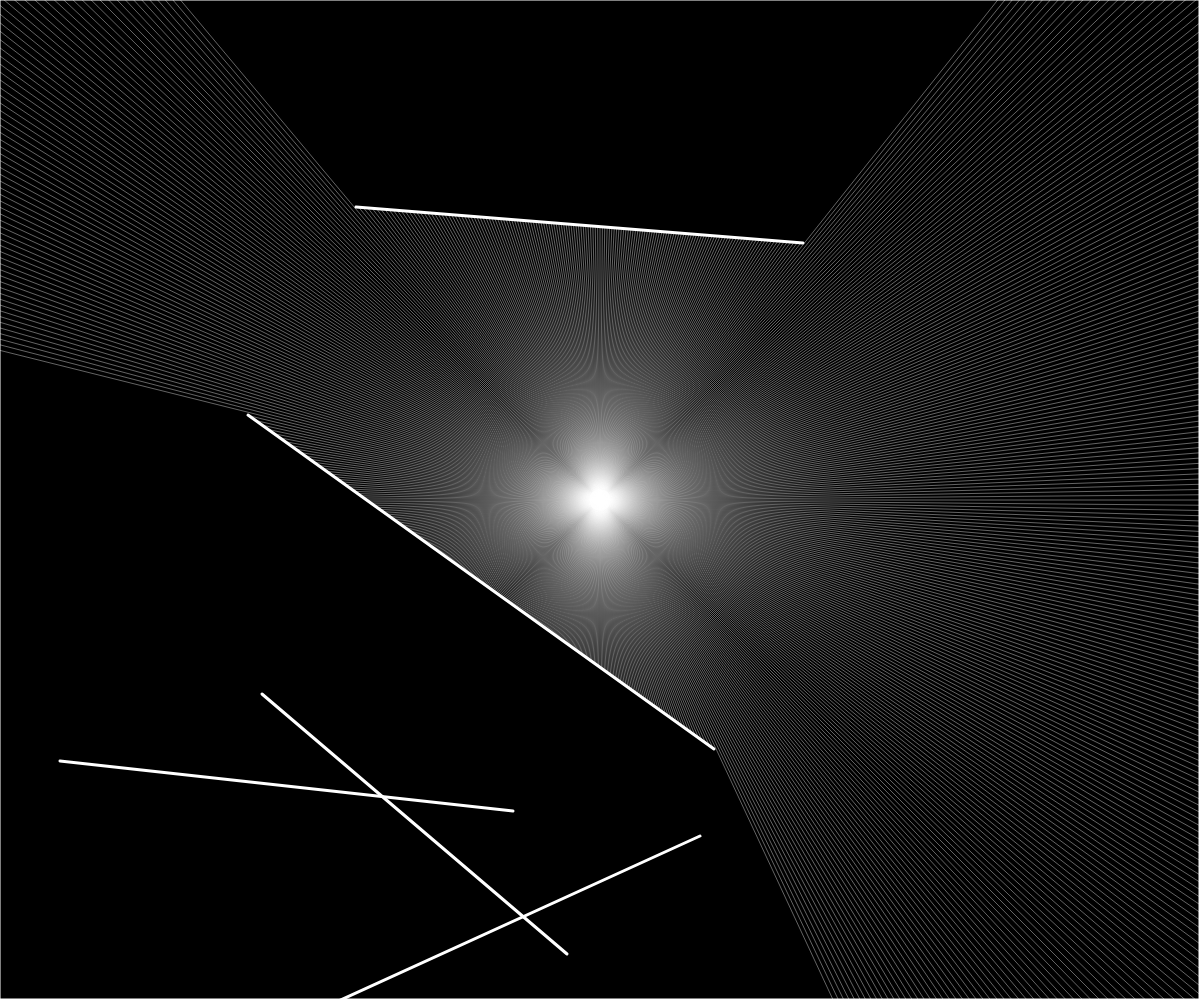
Frame 1 (no input)
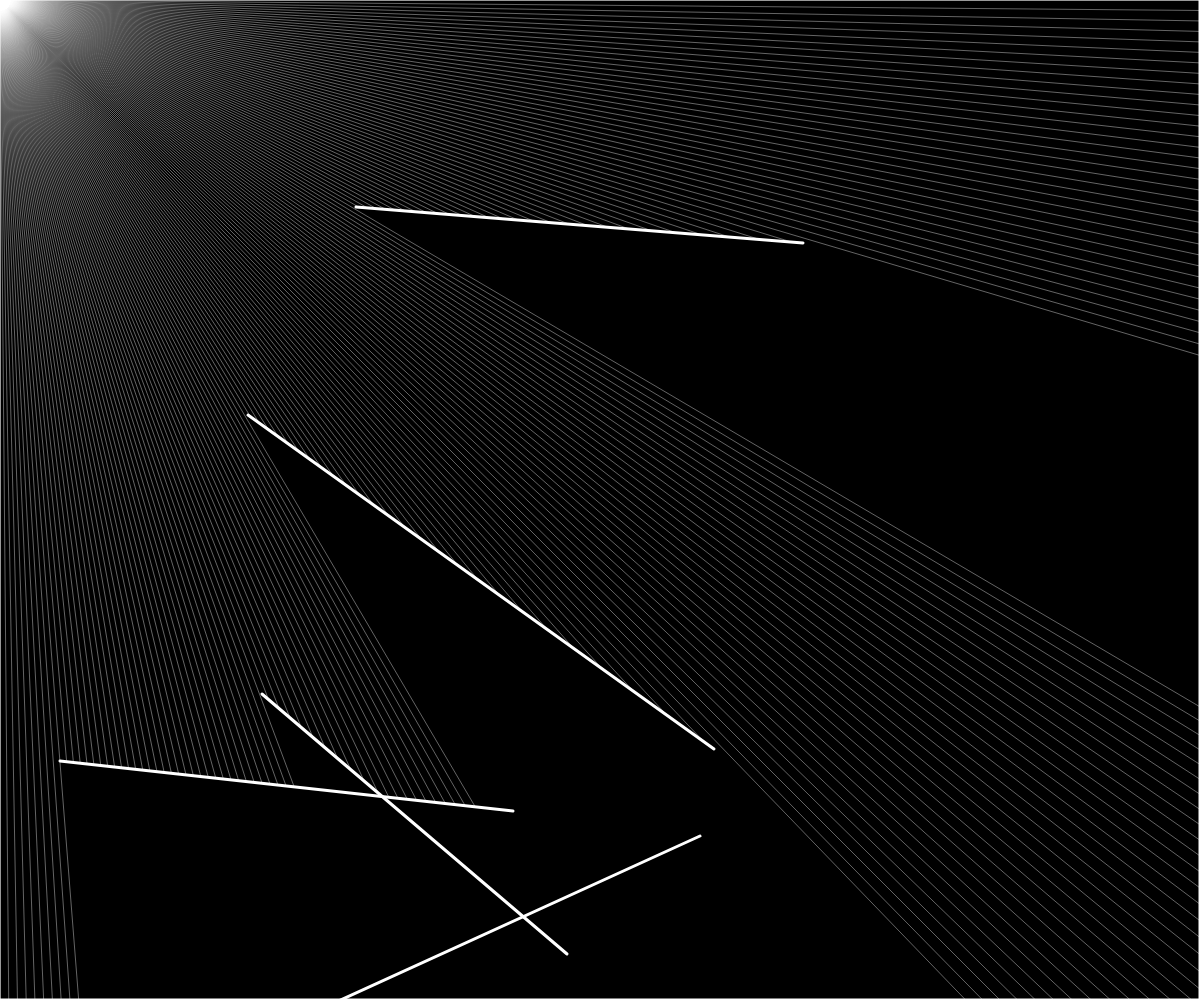
Frame 60 (no input)
Frame 120 (the mouse pressed at the canvas centre since frame 60): identical to frame 1, image omitted

The p5.js sketch that drew these frames (run headless with seeded random() and noise() and a simulated clock; from frame 60 on, the mouse is pressed at the canvas centre):

// p5.js sketch
// ── sketch.js
let walls;
let particle;
let xOFF, yOFF;

function setup() {
 
  createCanvas(windowWidth, windowHeight);
  walls = [];

  for(var i = 0; i < 5; i++){
    let x1  = floor(random(height));
    let x2  = floor(random(width));
    let y1  = floor(random(height));
    let y2  = floor(random(width));
    walls.push(new Boundary(x1, y1, x2, y2));
  }

  walls.push(new Boundary(-1, -1, width, -1));
  walls.push(new Boundary(width, -1, width, height));
  walls.push(new Boundary(width, height, -1, height));
  walls.push(new Boundary(-1, height, -1, -1));
  particle = new Particle();

  xOFF = 0;
  yOFF = 10000;
}

function draw() {
  background(0);
  for(var i = 0; i < walls.length; i++){
    walls[i].show();
  }
  particle.look(walls);
  particle.show();
  particle.update(mouseX, mouseY);
  //particle.update(noise(xOFF) * width, noise(yOFF) * heigh);
  xOFF += 0.01;
  yOFF += 0.01;
}

// ── Boundary.js
class Boundary{
  constructor(x1, y1, x2, y2){
    this.a = createVector(x1, y1);
    this.b = createVector(x2, y2);
  }

  show(){
    stroke(255);
    strokeWeight(3);
    line(this.a.x, this.a.y, this.b.x, this.b.y);
  }
}

// ── Particle.js
class Particle{
  constructor(){
    this.pos = createVector(width/2, height/2);
    this.rays = [];
    for(let i = 0; i < 360; i+=0.5){
      this.rays.push(new Ray(this.pos, radians(i)));
    }
  }

  update(x, y){
    this.pos.set(x, y);
  }

  show(){
    fill(255);
    ellipse(this.pos.x, this.pos.y, 10);
    for(let ray of this.rays){
      ray.show();
    }
  }

  look(walls){
    for(let ray of this.rays){
      let closest = null
      let record = Infinity;
      for(let wall of walls){
        const pt = ray.cast(wall);
        if(pt){
          const d = p5.Vector.dist(this.pos, pt);
          if(d < record){
            record = d;
            closest = pt;
          }
       }
     }
     if(closest){
       strokeWeight(1);
       stroke(255, 100);
       line(this.pos.x, this.pos.y, closest.x, closest.y);
     }else{
      stroke(255);
     }
   }
 }
}

// ── Ray.js
class Ray{
  constructor(pos, angle){
    this.pos = pos;
    this.dir = p5.Vector.fromAngle(angle);
  }

  lookAt(x, y){
    this.dir.x = x - this.pos.x;
    this.dir.y = y - this.pos.y;
    this.dir.normalize();
  }

  show(){
    stroke(255);
    push();
    translate(this.pos.x, this.pos.y);
    line(0, 0, this.dir.x * 10, this.dir.y * 10);
    pop();
  }

  cast(wall) {
    const x1 = wall.a.x;
    const y1 = wall.a.y;
    const x2 = wall.b.x;
    const y2 = wall.b.y;

    const x3 = this.pos.x;
    const y3 = this.pos.y;
    const x4 = this.pos.x + this.dir.x;
    const y4 = this.pos.y + this.dir.y;

    const den = (x1 - x2) * (y3 - y4) - (y1 - y2) * (x3 - x4);
    if (den == 0) {
      return ;
    }

    const t = ((x1 - x3) * (y3 - y4) - (y1 - y3) * (x3 - x4)) / den;
    const u = -((x1 - x2) * (y1 - y3) - (y1 - y2) * (x1 - x3)) / den;
    if (t > 0 && t < 1 && u > 0) {
      let pt = createVector();
      pt.x = x1 + t * (x2 - x1);
      pt.y = y1 + t * (y2 - y1);
      return pt;
    } else {
      return ;
    }
  }
}
